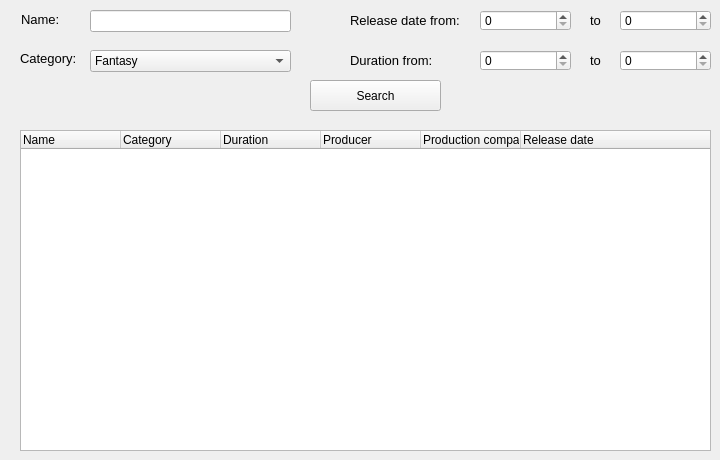
      <widget class="QWidget" name="page_5">
       <widget class="QTreeWidget" name="moviesTree">
        <property name="geometry">
         <rect>
          <x>20</x>
          <y>130</y>
          <width>691</width>
          <height>321</height>
         </rect>
        </property>
        <property name="itemsExpandable">
         <bool>true</bool>
        </property>
        <property name="sortingEnabled">
         <bool>false</bool>
        </property>
        <column>
         <property name="text">
          <string>Name</string>
         </property>
        </column>
        <column>
         <property name="text">
          <string>Category</string>
         </property>
        </column>
        <column>
         <property name="text">
          <string>Duration</string>
         </property>
        </column>
        <column>
         <property name="text">
          <string>Producer</string>
         </property>
        </column>
        <column>
         <property name="text">
          <string>Production company</string>
         </property>
        </column>
        <column>
         <property name="text">
          <string>Release date</string>
         </property>
        </column>
       </widget>
       <widget class="QLabel" name="label_11">
        <property name="geometry">
         <rect>
          <x>21</x>
          <y>11</y>
          <width>38</width>
          <height>16</height>
         </rect>
        </property>
        <property name="font">
         <font>
          <pointsize>10</pointsize>
         </font>
        </property>
        <property name="text">
         <string>Name:</string>
        </property>
       </widget>
       <widget class="QLabel" name="label_14">
        <property name="geometry">
         <rect>
          <x>20</x>
          <y>50</y>
          <width>56</width>
          <height>16</height>
         </rect>
        </property>
        <property name="font">
         <font>
          <pointsize>10</pointsize>
         </font>
        </property>
        <property name="text">
         <string>Category:</string>
        </property>
       </widget>
       <widget class="QPushButton" name="searchMovie">
        <property name="geometry">
         <rect>
          <x>310</x>
          <y>80</y>
          <width>131</width>
          <height>31</height>
         </rect>
        </property>
        <property name="text">
         <string>Search</string>
        </property>
       </widget>
       <widget class="QSpinBox" name="movieReleaseTo">
        <property name="geometry">
         <rect>
          <x>620</x>
          <y>10</y>
          <width>91</width>
          <height>21</height>
         </rect>
        </property>
        <property name="maximum">
         <number>2021</number>
        </property>
       </widget>
       <widget class="QLabel" name="label_13">
        <property name="geometry">
         <rect>
          <x>350</x>
          <y>50</y>
          <width>121</width>
          <height>21</height>
         </rect>
        </property>
        <property name="font">
         <font>
          <pointsize>10</pointsize>
         </font>
        </property>
        <property name="text">
         <string>Duration from:</string>
        </property>
       </widget>
       <widget class="QLabel" name="label_15">
        <property name="geometry">
         <rect>
          <x>590</x>
          <y>10</y>
          <width>16</width>
          <height>21</height>
         </rect>
        </property>
        <property name="font">
         <font>
          <pointsize>10</pointsize>
         </font>
        </property>
        <property name="text">
         <string>to</string>
        </property>
       </widget>
       <widget class="QLabel" name="label_16">
        <property name="geometry">
         <rect>
          <x>590</x>
          <y>50</y>
          <width>16</width>
          <height>21</height>
         </rect>
        </property>
        <property name="font">
         <font>
          <pointsize>10</pointsize>
         </font>
        </property>
        <property name="text">
         <string>to</string>
        </property>
       </widget>
       <widget class="QSpinBox" name="movieReleaseFrom">
        <property name="geometry">
         <rect>
          <x>480</x>
          <y>10</y>
          <width>91</width>
          <height>21</height>
         </rect>
        </property>
        <property name="maximum">
         <number>2021</number>
        </property>
       </widget>
       <widget class="QSpinBox" name="movieDurationFrom">
        <property name="geometry">
         <rect>
          <x>480</x>
          <y>50</y>
          <width>91</width>
          <height>21</height>
         </rect>
        </property>
        <property name="maximum">
         <number>1000</number>
        </property>
       </widget>
       <widget class="QLineEdit" name="movieNameSearch">
        <property name="geometry">
         <rect>
          <x>90</x>
          <y>10</y>
          <width>201</width>
          <height>22</height>
         </rect>
        </property>
       </widget>
       <widget class="QLabel" name="label_12">
        <property name="geometry">
         <rect>
          <x>350</x>
          <y>10</y>
          <width>121</width>
          <height>21</height>
         </rect>
        </property>
        <property name="font">
         <font>
          <pointsize>10</pointsize>
         </font>
        </property>
        <property name="text">
         <string>Release date from:</string>
        </property>
       </widget>
       <widget class="QSpinBox" name="movieDurationTo">
        <property name="geometry">
         <rect>
          <x>620</x>
          <y>50</y>
          <width>91</width>
          <height>21</height>
         </rect>
        </property>
        <property name="maximum">
         <number>1000</number>
        </property>
       </widget>
       <widget class="QComboBox" name="movieCategorySearch">
        <property name="geometry">
         <rect>
          <x>90</x>
          <y>50</y>
          <width>201</width>
          <height>22</height>
         </rect>
        </property>
        <item>
         <property name="text">
          <string>Fantasy</string>
         </property>
        </item>
        <item>
         <property name="text">
          <string>Sci-Fi</string>
         </property>
        </item>
        <item>
         <property name="text">
          <string>Drama</string>
         </property>
        </item>
        <item>
         <property name="text">
          <string>Documentary</string>
         </property>
        </item>
        <item>
         <property name="text">
          <string>Action</string>
         </property>
        </item>
        <item>
         <property name="text">
          <string>Historycal</string>
         </property>
        </item>
        <item>
         <property name="text">
          <string>Comedy</string>
         </property>
        </item>
        <item>
         <property name="text">
          <string>Romance</string>
         </property>
        </item>
       </widget>
      </widget>
